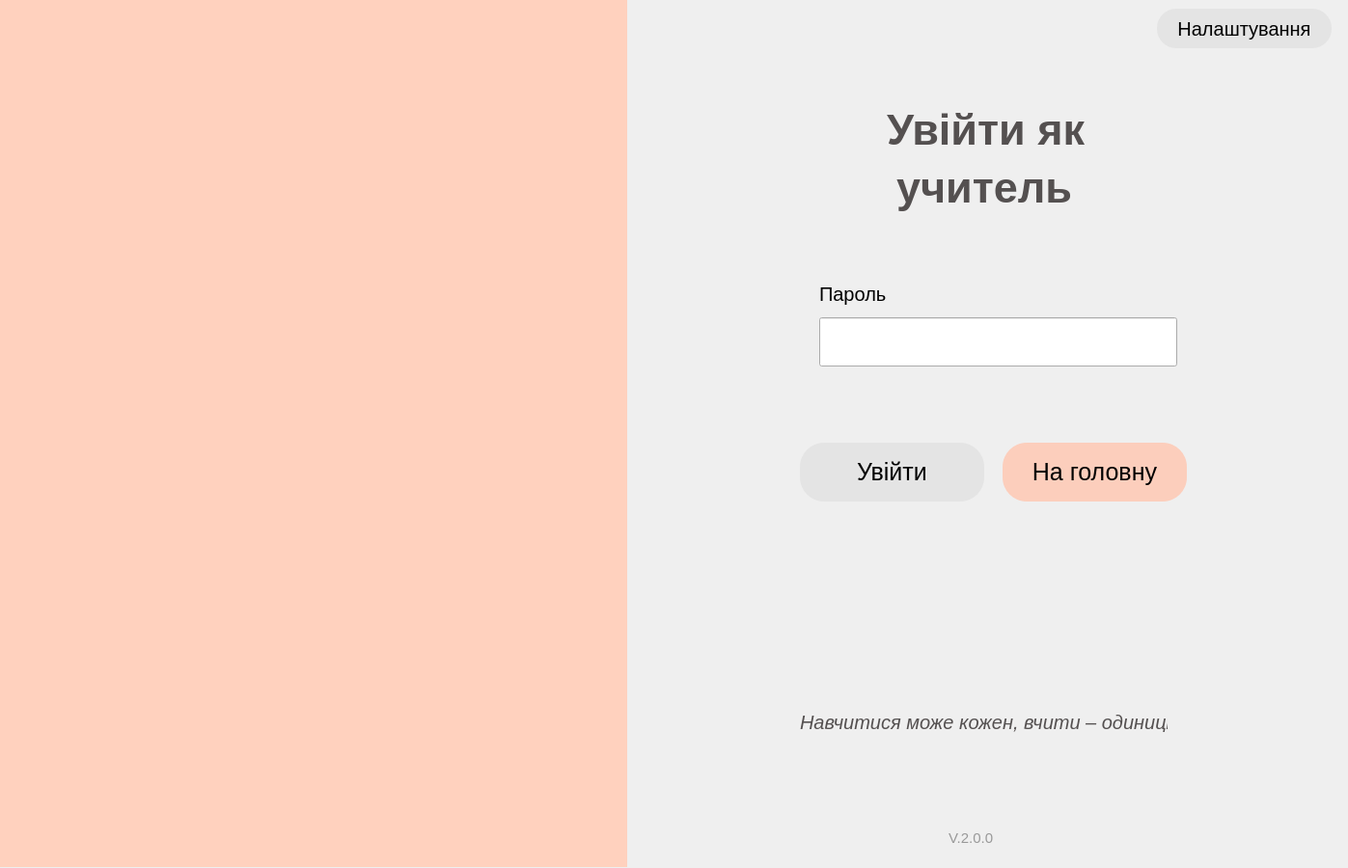
<?xml version="1.0" encoding="UTF-8"?>
<ui version="4.0">
 <class>Dialog</class>
 <widget class="QDialog" name="Dialog">
  <property name="geometry">
   <rect>
    <x>0</x>
    <y>0</y>
    <width>1397</width>
    <height>900</height>
   </rect>
  </property>
  <property name="windowTitle">
   <string notr="true">Звіт OUT</string>
  </property>
  <property name="windowIcon">
   <iconset>
    <normaloff>../ЗвiтOUT/school.ico</normaloff>../ЗвiтOUT/school.ico</iconset>
  </property>
  <widget class="QWidget" name="widget" native="true">
   <property name="geometry">
    <rect>
     <x>-1</x>
     <y>-1</y>
     <width>1400</width>
     <height>900</height>
    </rect>
   </property>
   <property name="styleSheet">
    <string notr="true">background-color: white;
QWidget#bgwidget{
/* Авторизація */
font-family: 'Istok Web';
font-style: normal;
font-weight: 700;
font-size: 36px;
line-height: 138px;

color: #545050;}</string>
   </property>
   <widget class="QLabel" name="label">
    <property name="geometry">
     <rect>
      <x>40</x>
      <y>-100</y>
      <width>611</width>
      <height>1021</height>
     </rect>
    </property>
    <property name="styleSheet">
     <string notr="true">background-color: rgb(255, 209, 190);</string>
    </property>
    <property name="text">
     <string/>
    </property>
    <property name="pixmap">
     <pixmap>images/logo.png</pixmap>
    </property>
   </widget>
   <widget class="QLabel" name="bgwidget">
    <property name="geometry">
     <rect>
      <x>920</x>
      <y>110</y>
      <width>221</width>
      <height>51</height>
     </rect>
    </property>
    <property name="styleSheet">
     <string notr="true">
font-family: 'Istok Web';
font-style: normal;
font-weight: 700;
font-size: 45px;
line-height: 138px;

color: #545050;

</string>
    </property>
    <property name="text">
     <string>Увійти як</string>
    </property>
   </widget>
   <widget class="QLabel" name="label_2">
    <property name="geometry">
     <rect>
      <x>90</x>
      <y>780</y>
      <width>561</width>
      <height>131</height>
     </rect>
    </property>
    <property name="text">
     <string/>
    </property>
    <property name="pixmap">
     <pixmap>images/icons.png</pixmap>
    </property>
    <property name="scaledContents">
     <bool>true</bool>
    </property>
   </widget>
   <widget class="QLabel" name="label_3">
    <property name="geometry">
     <rect>
      <x>984</x>
      <y>860</y>
      <width>51</width>
      <height>20</height>
     </rect>
    </property>
    <property name="styleSheet">
     <string notr="true">font-family: 'ABeeZee';
font-style: regular;
font-weight: 400;
font-size: 15px;
color: #999999;
</string>
    </property>
    <property name="text">
     <string>V.2.0.0</string>
    </property>
   </widget>
   <widget class="QLabel" name="label_4">
    <property name="geometry">
     <rect>
      <x>0</x>
      <y>0</y>
      <width>61</width>
      <height>901</height>
     </rect>
    </property>
    <property name="styleSheet">
     <string notr="true">background-color: rgb(255, 209, 190);</string>
    </property>
    <property name="text">
     <string/>
    </property>
   </widget>
   <widget class="QLabel" name="label_5">
    <property name="geometry">
     <rect>
      <x>830</x>
      <y>740</y>
      <width>381</width>
      <height>20</height>
     </rect>
    </property>
    <property name="styleSheet">
     <string notr="true">font-family: 'ABeeZee';
font-style:italic;
font-weight: 400;
font-size: 20px;
color: rgb(84, 80, 80);
</string>
    </property>
    <property name="text">
     <string>Навчитися може кожен, вчити – одиниці.</string>
    </property>
   </widget>
   <widget class="QPushButton" name="settings">
    <property name="geometry">
     <rect>
      <x>1200</x>
      <y>10</y>
      <width>181</width>
      <height>41</height>
     </rect>
    </property>
    <property name="cursor">
     <cursorShape>PointingHandCursor</cursorShape>
    </property>
    <property name="styleSheet">
     <string notr="true">border: 14px;
border-color: #E4E4E4;

/* Colors/Neutral/Gray 4 */
background:  #E4E4E4;
border-radius: 20px;


/* ↪ Label */

position: absolute;
left: 0.1%;
right: 0%;
top: 28%;
bottom: 28%;

font-family: 'ABeeZee';
font-style: regular;
font-weight: 400;
font-size: 20px;
line-height: 22px;
/* or 69% */
display: flex;
align-items: center;
text-align: center;



</string>
    </property>
    <property name="text">
     <string>Налаштування</string>
    </property>
    <property name="icon">
     <iconset>
      <normaloff>images/settings.ico</normaloff>images/settings.ico</iconset>
    </property>
   </widget>
   <widget class="QLabel" name="bgwidget_3">
    <property name="geometry">
     <rect>
      <x>850</x>
      <y>290</y>
      <width>71</width>
      <height>31</height>
     </rect>
    </property>
    <property name="styleSheet">
     <string notr="true">font-family: 'Istok Web';
font-style: normal;
font-weight: 300;
font-size: 20px;


</string>
    </property>
    <property name="text">
     <string>Пароль</string>
    </property>
   </widget>
   <widget class="QLineEdit" name="password">
    <property name="geometry">
     <rect>
      <x>850</x>
      <y>330</y>
      <width>371</width>
      <height>51</height>
     </rect>
    </property>
    <property name="styleSheet">
     <string notr="true">font-size: 25px;</string>
    </property>
   </widget>
   <widget class="QPushButton" name="teacherlogin">
    <property name="geometry">
     <rect>
      <x>830</x>
      <y>460</y>
      <width>191</width>
      <height>61</height>
     </rect>
    </property>
    <property name="cursor">
     <cursorShape>PointingHandCursor</cursorShape>
    </property>
    <property name="styleSheet">
     <string notr="true">
border: 14px;
border-color: #E4E4E4;

/* Colors/Neutral/Gray 4 */
background:  #E4E4E4;
border-radius: 25px;


/* ↪ Label */

position: absolute;
left: 0.1%;
right: 0%;
top: 28%;
bottom: 28%;

font-family: 'ABeeZee';
font-style: regular;
font-weight: 400;
font-size: 25px;
line-height: 22px;
/* or 69% */
display: flex;
align-items: center;
text-align: center;

/* Colors/Neutral/Gray 3 */


</string>
    </property>
    <property name="text">
     <string>Увійти</string>
    </property>
   </widget>
   <widget class="QPushButton" name="teacherback">
    <property name="geometry">
     <rect>
      <x>1040</x>
      <y>460</y>
      <width>191</width>
      <height>61</height>
     </rect>
    </property>
    <property name="cursor">
     <cursorShape>PointingHandCursor</cursorShape>
    </property>
    <property name="styleSheet">
     <string notr="true">
border: 14px;
border-color: #E4E4E4;

/* Colors/Neutral/Gray 4 */
background-color: rgb(252, 206, 188);
border-radius: 25px;


/* ↪ Label */

position: absolute;
left: 0.1%;
right: 0%;
top: 28%;
bottom: 28%;

font-family: 'ABeeZee';
font-style: regular;
font-weight: 400;
font-size: 25px;
line-height: 22px;
/* or 69% */
display: flex;
align-items: center;
text-align: center;

/* Colors/Neutral/Gray 3 */


</string>
    </property>
    <property name="text">
     <string>На головну</string>
    </property>
    <property name="icon">
     <iconset>
      <normaloff>images/home.ico</normaloff>images/home.ico</iconset>
    </property>
   </widget>
   <widget class="QLabel" name="wrongpassword">
    <property name="geometry">
     <rect>
      <x>850</x>
      <y>400</y>
      <width>331</width>
      <height>41</height>
     </rect>
    </property>
    <property name="styleSheet">
     <string notr="true">font-family: 'Istok Web';
font-style: normal;
font-weight: 300;
font-size: 15px;

</string>
    </property>
    <property name="text">
     <string/>
    </property>
   </widget>
   <widget class="QLabel" name="bgwidget_2">
    <property name="geometry">
     <rect>
      <x>930</x>
      <y>170</y>
      <width>221</width>
      <height>51</height>
     </rect>
    </property>
    <property name="styleSheet">
     <string notr="true">font-family: 'Istok Web';
font-style: normal;
font-weight: 700;
font-size: 45px;
line-height: 138px;

color: #545050;

</string>
    </property>
    <property name="text">
     <string>учитель</string>
    </property>
   </widget>
  </widget>
 </widget>
 <resources/>
 <connections/>
</ui>
